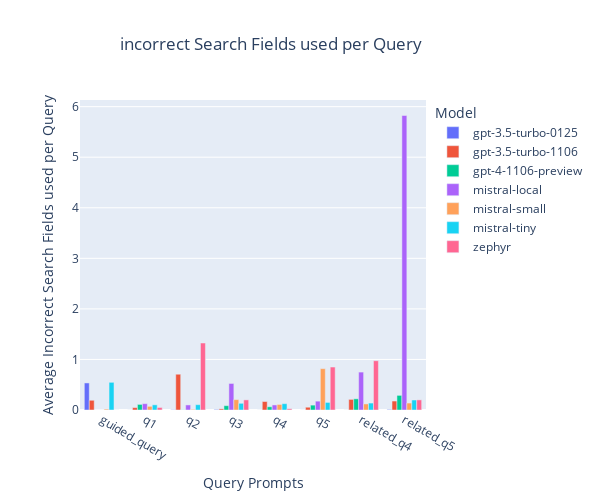

The cell this chart's notebook holds for it:
### Code cell
melted_df = pd.melt(seed_df, id_vars=['model'], value_vars=['q1_answer_mesh_terms_incorrect', 'q2_answer_mesh_terms_incorrect', 'q3_answer_mesh_terms_incorrect', 'q4_answer_mesh_terms_incorrect', 'q5_answer_mesh_terms_incorrect', 'guided_query_answer_mesh_terms_incorrect', 'related_q4_answer_mesh_terms_incorrect', 'related_q5_answer_mesh_terms_incorrect'],
                    var_name='query', value_name='operator')


#test = melted_df[melted_df['model']=='gpt-3.5-turbo-1106']
#print(test[test['query']=='q2_answer_mesh_terms_incorrect']['operator'].values.tolist())

melted_df['operator'] = melted_df['operator'].apply(lambda x: len(x))

# Group by 'model' and sum the answers for each question
summed_df = melted_df.groupby(['model', 'query']).mean().reset_index()


summed_df['query'] = summed_df['query'].apply(lambda x: x.rstrip("_answer_mesh_terms_incorrect"))
#custom_labels = {'q1_answer_mesh_terms_incorrect': 'q1', 'q2_answer_mesh_terms_incorrect': 'q2', 'q3_answer_mesh_terms_incorrect': 'q3', 'q4_answer_mesh_terms_incorrect': 'q4', 'q5_answer_mesh_terms_incorrect': 'q5', 'guided_query_mesh_terms_incorrect': 'guided query'}
#custom_labels = ['q1','q2','q3','q4','q5','guided_query']

fig = px.bar(summed_df, x='query', y='operator', color='model',
             title='incorrect Search Fields used per Query',
             labels={'query': 'Query Prompts', 'operator': 'Average Incorrect Search Fields used per Query', 'model': 'Model'},
     )

# Customize layout if needed
fig.update_layout(barmode='group', xaxis={'type': 'category'}, width=600, height=500, title_x=0.2)

# Show the plot
fig.show()

### Figure 1 — Plotly figure (JSON) as saved in the notebook; plotly's stock layout.template omitted (floating-point values rounded to 4 significant figures)
{"data": [{"alignmentgroup": "True", "hovertemplate": "Model=gpt-3.5-turbo-0125<br>Query Prompts=%{x}<br>Average Incorrect Search Fields used per Query=%{y}<extra></extra>", "legendgroup": "gpt-3.5-turbo-0125", "marker": {"color": "#636efa", "pattern": {"shape": ""}}, "name": "gpt-3.5-turbo-0125", "offsetgroup": "gpt-3.5-turbo-0125", "orientation": "v", "showlegend": true, "textposition": "auto", "type": "bar", "x": ["guided_query", "q1", "q2", "q3", "q4", "q5", "related_q4", "related_q5"], "xaxis": "x", "y": [0.535, 0, 0.005, 0.01, 0, 0, 0, 0.01], "yaxis": "y"}, {"alignmentgroup": "True", "hovertemplate": "Model=gpt-3.5-turbo-1106<br>Query Prompts=%{x}<br>Average Incorrect Search Fields used per Query=%{y}<extra></extra>", "legendgroup": "gpt-3.5-turbo-1106", "marker": {"color": "#EF553B", "pattern": {"shape": ""}}, "name": "gpt-3.5-turbo-1106", "offsetgroup": "gpt-3.5-turbo-1106", "orientation": "v", "showlegend": true, "textposition": "auto", "type": "bar", "x": ["guided_query", "q1", "q2", "q3", "q4", "q5", "related_q4", "related_q5"], "xaxis": "x", "y": [0.1925, 0.0475, 0.7075, 0.0225, 0.1675, 0.055, 0.21, 0.1775], "yaxis": "y"}, {"alignmentgroup": "True", "hovertemplate": "Model=gpt-4-1106-preview<br>Query Prompts=%{x}<br>Average Incorrect Search Fields used per Query=%{y}<extra></extra>", "legendgroup": "gpt-4-1106-preview", "marker": {"color": "#00cc96", "pattern": {"shape": ""}}, "name": "gpt-4-1106-preview", "offsetgroup": "gpt-4-1106-preview", "orientation": "v", "showlegend": true, "textposition": "auto", "type": "bar", "x": ["guided_query", "q1", "q2", "q3", "q4", "q5", "related_q4", "related_q5"], "xaxis": "x", "y": [0, 0.1107, 0.003571, 0.08571, 0.06429, 0.09643, 0.2214, 0.2893], "yaxis": "y"}, {"alignmentgroup": "True", "hovertemplate": "Model=mistral-local<br>Query Prompts=%{x}<br>Average Incorrect Search Fields used per Query=%{y}<extra></extra>", "legendgroup": "mistral-local", "marker": {"color": "#ab63fa", "pattern": {"shape": ""}}, "name": "mistral-local", "offsetgroup": "mistral-local", "orientation": "v", "showlegend": true, "textposition": "auto", "type": "bar", "x": ["guided_query", "q1", "q2", "q3", "q4", "q5", "related_q4", "related_q5"], "xaxis": "x", "y": [0, 0.125, 0.1, 0.525, 0.1, 0.175, 0.75, 5.825], "yaxis": "y"}, {"alignmentgroup": "True", "hovertemplate": "Model=mistral-small<br>Query Prompts=%{x}<br>Average Incorrect Search Fields used per Query=%{y}<extra></extra>", "legendgroup": "mistral-small", "marker": {"color": "#FFA15A", "pattern": {"shape": ""}}, "name": "mistral-small", "offsetgroup": "mistral-small", "orientation": "v", "showlegend": true, "textposition": "auto", "type": "bar", "x": ["guided_query", "q1", "q2", "q3", "q4", "q5", "related_q4", "related_q5"], "xaxis": "x", "y": [0.0175, 0.0725, 0.0125, 0.205, 0.11, 0.8175, 0.12, 0.1375], "yaxis": "y"}, {"alignmentgroup": "True", "hovertemplate": "Model=mistral-tiny<br>Query Prompts=%{x}<br>Average Incorrect Search Fields used per Query=%{y}<extra></extra>", "legendgroup": "mistral-tiny", "marker": {"color": "#19d3f3", "pattern": {"shape": ""}}, "name": "mistral-tiny", "offsetgroup": "mistral-tiny", "orientation": "v", "showlegend": true, "textposition": "auto", "type": "bar", "x": ["guided_query", "q1", "q2", "q3", "q4", "q5", "related_q4", "related_q5"], "xaxis": "x", "y": [0.5475, 0.1025, 0.105, 0.1325, 0.125, 0.15, 0.1375, 0.1975], "yaxis": "y"}, {"alignmentgroup": "True", "hovertemplate": "Model=zephyr<br>Query Prompts=%{x}<br>Average Incorrect Search Fields used per Query=%{y}<extra></extra>", "legendgroup": "zephyr", "marker": {"color": "#FF6692", "pattern": {"shape": ""}}, "name": "zephyr", "offsetgroup": "zephyr", "orientation": "v", "showlegend": true, "textposition": "auto", "type": "bar", "x": ["guided_query", "q1", "q2", "q3", "q4", "q5", "related_q4", "related_q5"], "xaxis": "x", "y": [0, 0.05, 1.325, 0.2, 0.025, 0.85, 0.975, 0.2], "yaxis": "y"}], "layout": {"barmode": "group", "height": 500, "legend": {"title": {"text": "Model"}, "tracegroupgap": 0}, "title": {"text": "incorrect Search Fields used per Query", "x": 0.2}, "width": 600, "xaxis": {"anchor": "y", "autorange": true, "domain": [0, 1], "range": [-0.5, 7.5], "title": {"text": "Query Prompts"}, "type": "category"}, "yaxis": {"anchor": "x", "autorange": true, "domain": [0, 1], "range": [0, 6.132], "title": {"text": "Average Incorrect Search Fields used per Query"}, "type": "linear"}}}
